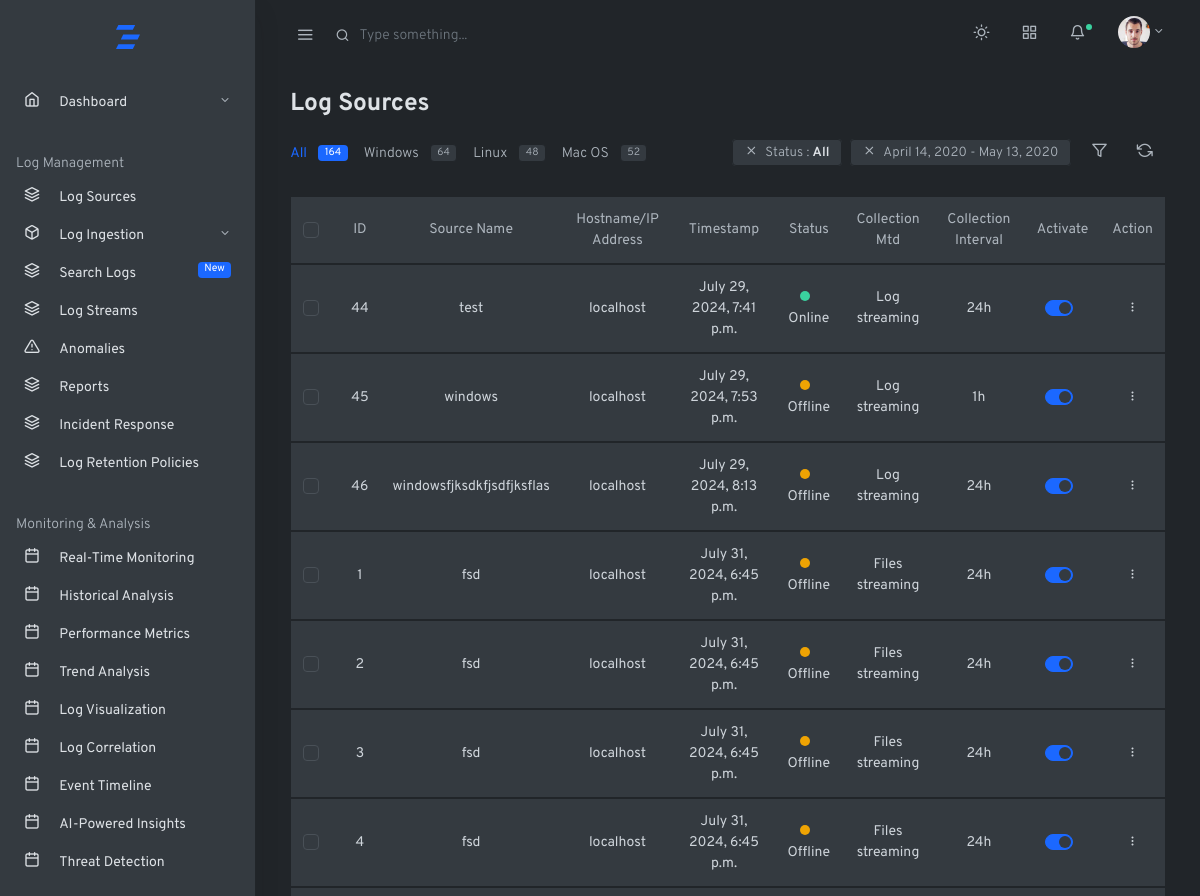
Page /home/log-sources (upper part) on the earlier database version.
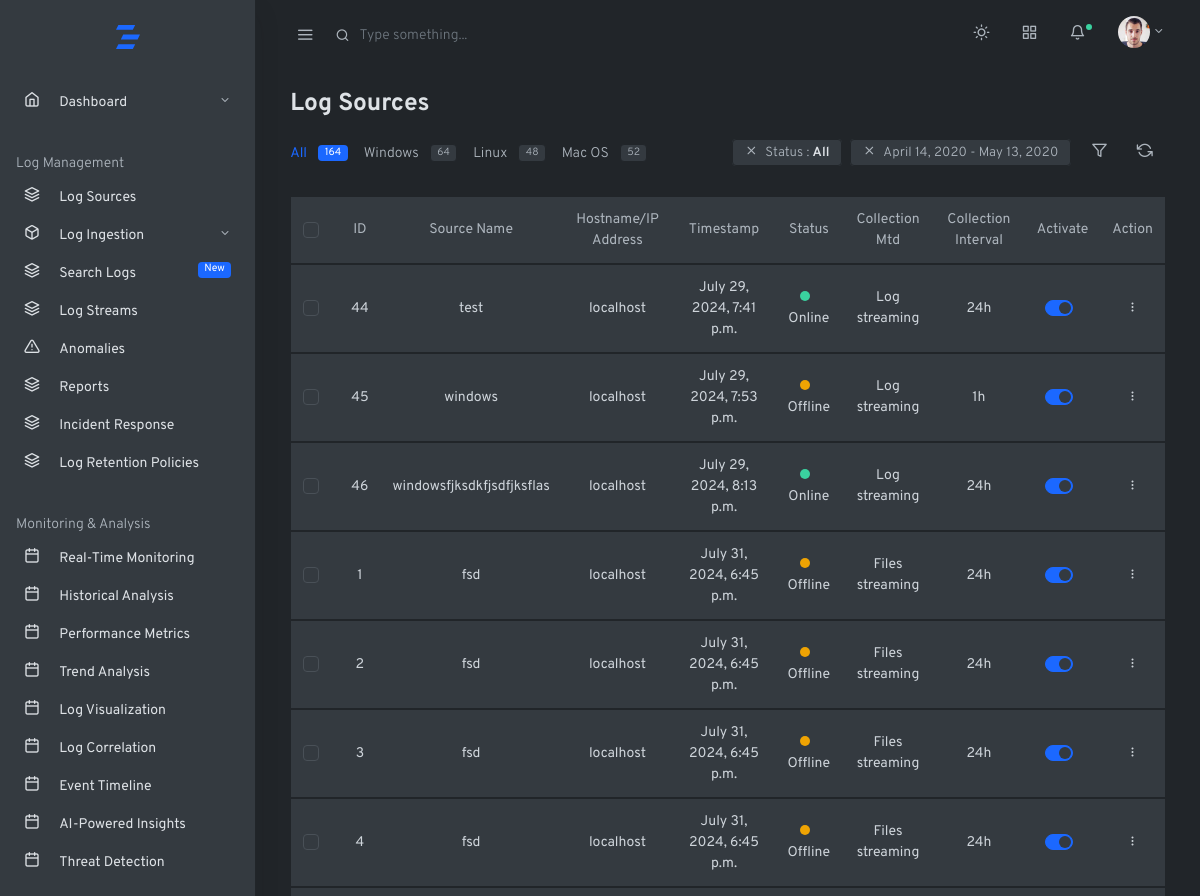
Same page on the later database version.
### log_management_app/models.py (models this page shows, shortened)
class WindowsLogSource(models.Model):
    INGESTION_MTD = [
        ('powershell', 'Powershell'),
    ]
    COLLECTION_INTERVAL_CHOICES = [
        ('5m', 'Every 5 minutes'),
        ('15m', 'Every 15 minutes'),
        ('30m', 'Every 30 minutes'),
        ('1h', 'Every 1 hour'),
        ('6h', 'Every 6 hours'),
        ('12h', 'Every 12 hours'),
        ('24h', 'Every 24 hours'),
    ]
    RETENTION_POLICY_CHOICES = [
        ('7d', '7 days'),
        ('14d', '14 days'),
        ('30d', '30 days'),
        ('60d', '60 days'),
        ('90d', '90 days'),
        ('180d', '180 days'),
        ('365d', '365 days'),
    ]
    SOURCE_STATUS_CHOICES = [
        ('Online', 'Active'),
        ('Offline', 'Inactive'),
    ]
    log_source_name = models.CharField(max_length=100)
    hostname_ip_address = models.CharField(max_length=255,default='localhost',null=True)
    description = models.TextField(blank=True, null=True)
    log_type = models.ManyToManyField(LogType)
    status = models.CharField(max_length=10, choices=SOURCE_STATUS_CHOICES, default='Offline')
    collection_mtd = models.CharField(max_length=50,default='Log streaming')
    collection_interval = models.CharField(max_length=10, choices=COLLECTION_INTERVAL_CHOICES, default='24h')
    retention_policy = models.CharField(max_length=10, choices=RETENTION_POLICY_CHOICES, default='30d')
    ingestion_mtd = models.CharField(max_length=30, choices=INGESTION_MTD, default='powershell')
    comments = models.TextField(blank=True, null=True)
    activate = models.BooleanField(default=True)
    created_at = models.DateTimeField(auto_now_add=True, null=True)
    updated_at = models.DateTimeField(auto_now=True, null=True)

class WindowsFileLogSource(models.Model):
    RETENTION_POLICY_CHOICES = [
        ('7d', '7 days'),
        ('14d', '14 days'),
        ('30d', '30 days'),
        ('60d', '60 days'),
        ('90d', '90 days'),
        ('180d', '180 days'),
        ('365d', '365 days'),
    ]
    COLLECTION_INTERVAL_CHOICES = [
        ('5m', 'Every 5 minutes'),
        ('15m', 'Every 15 minutes'),
        ('30m', 'Every 30 minutes'),
        ('1h', 'Every 1 hour'),
        ('6h', 'Every 6 hours'),
        ('12h', 'Every 12 hours'),
        ('24h', 'Every 24 hours'),
    ]
    SOURCE_STATUS_CHOICES = [
        ('Online', 'Active'),
        ('Offline', 'Inactive'),
    ]
    log_source_name = models.CharField(max_length=100)
    hostname_ip_address = models.CharField(max_length=255,default='localhost',null=True)
    ingestion_mtd = models.CharField(max_length=30, default='powershell')
    log_file_path = models.CharField(max_length=255)
    log_file_type = models.CharField(max_length=10, choices=LogFileType.choices) #change to checkboxes
    status = models.CharField(max_length=10, choices=SOURCE_STATUS_CHOICES, default='Offline')
    collection_mtd = models.CharField(max_length=50,default='Files streaming')
    retention_policy = models.CharField(max_length=10, choices=RETENTION_POLICY_CHOICES, default='30d')
    collection_interval = models.CharField(max_length=10, choices=COLLECTION_INTERVAL_CHOICES, default='24h')
    file_size_limit = models.PositiveIntegerField()  # in MB
    activate = models.BooleanField(default=True)
    log_encoding = models.CharField(max_length=10, choices=LogEncoding.choices)
    rotation_policy = models.CharField(max_length=15, choices=RotationPolicy.choices)
    created_at = models.DateTimeField(auto_now_add=True, null=True)
    updated_at = models.DateTimeField(auto_now=True, null=True)

### log_management_app/views.py (the view)
# urls.py: path('home/log-sources',views.logsources,name='logsources'),
def logsources(request):
    log_sources_1 = WindowsLogSource.objects.all()
    log_sources_2 = WindowsFileLogSource.objects.all()
    log_sources_3 = WindowsPerfLogs.objects.all()
    log_sources_4 = WindowsActiveDirectoryLogSource.objects.all()
    log_sources = list(chain(log_sources_1, log_sources_2,log_sources_3, log_sources_4))
    context={'log_sources':log_sources}
    return render(request,'baseapp/logsources/logsources.html',context)

### log_management_app/templates/baseapp/logsources/logsources.html (shortened to what this page needs)
{% extends 'mainhome.html' %}
{% block content %}
        <div class="container-fluid">
          <div class="row justify-content-center">
            <div class="col-12">
              <h2 class="h3 mb-3 page-title">Log Sources</h2>
              <div class="row mb-4 items-align-center">
                <div class="col-md">
                  <ul class="nav nav-pills justify-content-start">
                    <li class="nav-item">
                      <a class="nav-link active bg-transparent pr-2 pl-0 text-primary" href="#">All <span class="badge badge-pill bg-primary text-white ml-2">164</span></a>
                    </li>
                    <li class="nav-item">
                      <a class="nav-link text-muted px-2" href="#">Windows <span class="badge badge-pill bg-white border text-muted ml-2">64</span></a>
                    </li>
                    <li class="nav-item">
                      <a class="nav-link text-muted px-2" href="#">Linux <span class="badge badge-pill bg-white border text-muted ml-2">48</span></a>
                    </li>
                    <li class="nav-item">
                      <a class="nav-link text-muted px-2" href="#">Mac OS <span class="badge badge-pill bg-white border text-muted ml-2">52</span></a>
                    </li>
                  </ul>
                </div>
                <div class="col-md-auto ml-auto text-right">
                  <span class="small bg-white border py-1 px-2 rounded mr-2 d-none d-lg-inline">
                    <a href="#" class="text-muted"><i class="fe fe-x mx-1"></i></a>
                    <span class="text-muted">Status : <strong>All</strong></span>
                  </span>
                  <span class="small bg-white border py-1 px-2 rounded mr-2 d-none d-lg-inline">
                    <a href="#" class="text-muted"><i class="fe fe-x mx-1"></i></a>
                    <span class="text-muted">April 14, 2020 - May 13, 2020</span>
                  </span>
                  <button type="button" class="btn" data-toggle="modal" data-target=".modal-slide"><span class="fe fe-filter fe-16 text-muted"></span></button>
                  <button type="button" class="btn"><span class="fe fe-refresh-ccw fe-16 text-muted"></span></button>
                </div>
              </div>
              <table class="table border table-hover bg-white">
                <thead>
                  <tr role="row">
                    <th>
                      <div class="custom-control custom-checkbox">
                      </div>
                    </th>
                    <th class="text-center">ID</th>
                    <th class="text-center">Source Name</th>
                    <th class="text-center">Hostname/IP Address</th>
                    <th class="text-center">Timestamp</th>
                    <th class="text-center">Status</th>
                    <th class="text-center">Collection Mtd</th>
                    <th class="text-center">Collection Interval</th>
                    <th class="text-center">Activate</th>
                    <th class="text-center">Action</th>
                  </tr>
                </thead>
                <tbody>
                  {%for log_source in log_sources %}
                  <tr>
                    <td class="align-center">
                      <div class="custom-control custom-checkbox">
                      </div>
                    </td>
                    <td class="text-center">{{log_source.id}}</td>
                    <td class="text-center">{{log_source.log_source_name}}</td>
                    <td class="text-center">{{log_source.hostname_ip_address}}</td>
                    <td class="text-center">{{log_source.created_at}}</td>
                    {% if log_source.status == 'Online' %}
                        <td class="text-center"><span class="dot dot-lg bg-success mr-2"></span>Online</td>
                    {% else %}
                        <td class="text-center"><span class="dot dot-lg bg-warning mr-2"></span>Offline</td>
                    {% endif %}
                    <td class="text-center">{{log_source.collection_mtd}}</td>
                    <td class="text-center">{{log_source.collection_interval}}</td>
                    <td class="text-center">
                      <div class="custom-control custom-switch">
                      </div>
                  </td>
                    <td class="text-center">
                      <div class="dropdown">
                        <button class="btn btn-sm dropdown-toggle more-vertical" type="button" data-toggle="dropdown" aria-haspopup="true" aria-expanded="false">
                        </button>
                      </div>
                    </td>
                  </tr>
                </tbody>
                {%endfor%}
              </table>
            </div>
          </div>
        </div>
        {% endblock %}

Differences in the rows shown:
changed WindowsLogSource "windowsfjksdkfjsdfjksflas": status "Offline" → "Online"
